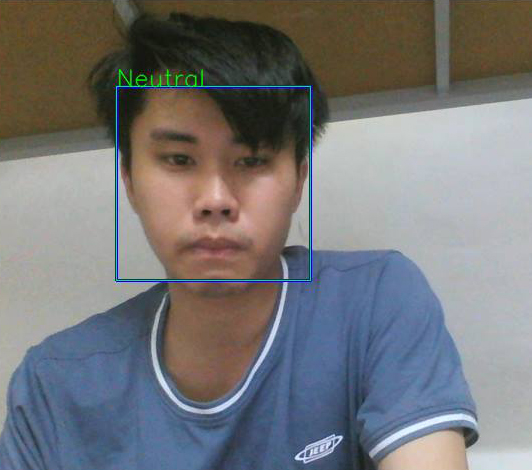
#> input picture wibu.jpg, 532 x 470 px
$ python 'K-means clustering compression.py'
#> lines starting #> are read from the running program, lines starting #| are printed output that depends on the picture
import cv2 as cv
import numpy as np
from matplotlib import pyplot as plt


#Read img
img = cv.imread('wibu.jpg',1)
#> img is the input picture: shape (470, 532, 3); mean B, G, R 120.1, 118.4, 117.7
cv.imshow('orig', img)
z = img.reshape((-1,3))
z = np.float32(z)

#Calculate KMeans
criteria = (cv.TERM_CRITERIA_EPS + cv.TERM_CRITERIA_MAX_ITER, 20, 1.0)
flags = cv.KMEANS_PP_CENTERS
compactness, labels, centers = cv.kmeans(z,5, None, criteria, 10, flags)
#> compactness = 194648419.5; centers = [[34.44, 40.99, 34.98], [181.6, 181.4, 181], [90.65, 105.9, 132], [140.6, 105.6, 82.37], [53.43, 74.56, 86.8]]

#Label clusters
centers = np.uint8(centers)
#> centers = [[34, 40, 34], [181, 181, 181], [90, 105, 132], [140, 105, 82], [53, 74, 86]]
img2 = centers[labels]
img2 = img2.reshape((img.shape))
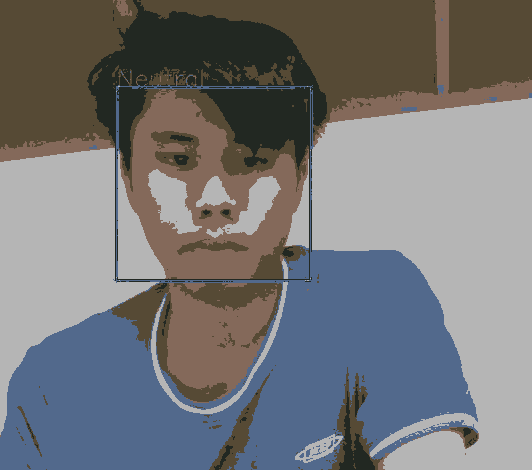
#> img2: shape (470, 532, 3); mean B, G, R 119.6, 117.7, 117.3

cv.imshow('kmeans', img2)
cv.waitKey(0)
cv.destroyAllWindows()
